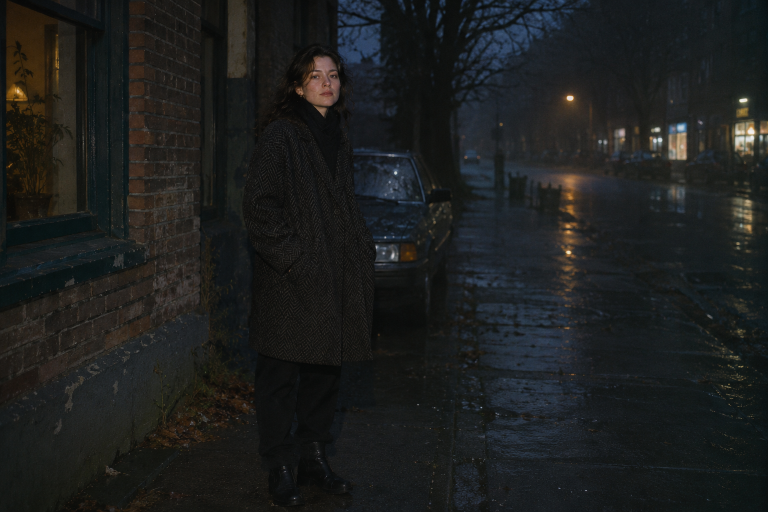
#> input picture experiments/GlowLab/assets/flash-photo-plate.png, 1536 x 1024 px, given in place of app-portrait-edgeboost-0p15-edge_bloom-cpu-fixture-input.png, which was not available (shown at 1/2 size)
$ python glow_portrait_detail_review.py
#> lines starting #> are read from the running program, lines starting #| are printed output that depends on the picture
### experiments/GlowLab/glow_role_intensity_review.py
"""Review multi-level registered Glow effect intensity captures."""

from __future__ import annotations

import argparse
import hashlib
import json
from pathlib import Path

import cv2
import numpy as np

from glow_lab import add_label


def read_rgba(path: Path) -> np.ndarray:
    image = cv2.imread(str(path), cv2.IMREAD_UNCHANGED)
#> image is the input picture: shape (1024, 1536, 3); mean B, G, R 30, 30.6, 29
    if image is None:
        raise RuntimeError(f"could not read capture: {path}")
    if image.ndim == 2:
        image = cv2.cvtColor(image, cv2.COLOR_GRAY2BGRA)
    elif image.shape[2] == 3:
        image = cv2.cvtColor(image, cv2.COLOR_BGR2BGRA)
#> image: shape (1024, 1536, 4)
    if image.dtype == np.uint16:
        image = np.rint(image.astype(np.float32) / 257.0).astype(np.uint8)
    elif image.dtype != np.uint8:
        image = np.clip(image, 0.0, 255.0).astype(np.uint8)
    return cv2.cvtColor(image, cv2.COLOR_BGRA2RGBA)


def digest(path: Path) -> str:
    return hashlib.sha256(path.read_bytes()).hexdigest()


def linear_luma(rgb: np.ndarray) -> np.ndarray:
    srgb = rgb.astype(np.float32) / 255.0
    linear = np.where(srgb <= 0.04045, srgb / 12.92,
                      ((srgb + 0.055) / 1.055) ** 2.4)
    return linear @ np.asarray((0.2126, 0.7152, 0.0722), dtype=np.float32)


# [97 lines left out: functions capture_stem, main, not called in this run]


# [2 lines that do not run on import are left out]

### experiments/GlowLab/glow_lab.py
"""Deterministic still-image R&D harness for glow looks.

This deliberately lives outside the application build. It produces PNG captures
and checks image-space invariants so candidate looks can be compared before
being ported into ArtifactCore and Artifact.
"""

from __future__ import annotations

import argparse
from pathlib import Path

import cv2
import numpy as np


# [22 lines left out: function make_fixture, not called in this run]


def srgb_to_linear(value: np.ndarray) -> np.ndarray:
    return np.where(value <= 0.04045, value / 12.92, ((value + 0.055) / 1.055) ** 2.4)


def linear_to_srgb(value: np.ndarray) -> np.ndarray:
    value = np.maximum(value, 0.0)
    return np.where(value <= 0.0031308, value * 12.92, 1.055 * np.power(value, 1.0 / 2.4) - 0.055)


# [37 lines left out: functions current_look, soft_knee_glow, not called in this run]


def to_u8(rgba: np.ndarray) -> np.ndarray:
    return np.round(np.clip(rgba, 0.0, 1.0) * 255.0).astype(np.uint8)


def add_label(image: np.ndarray, label: str) -> np.ndarray:
    output = image.copy()
    cv2.rectangle(output, (0, 0), (output.shape[1], 42), (7, 9, 15, 255), -1)
    cv2.putText(output, label, (18, 28), cv2.FONT_HERSHEY_SIMPLEX, 0.7,
                (230, 235, 245, 255), 1, cv2.LINE_AA)
    return output


# [26 lines left out: function run, not called in this run]


# [5 lines that do not run on import are left out]

### experiments/GlowLab/glow_portrait_detail_review.py
"""Create a face-area comparison sheet for restrained product Glow captures."""

from __future__ import annotations

import json
from pathlib import Path

import cv2
import numpy as np

from glow_lab import add_label
from glow_role_intensity_review import linear_luma, read_rgba


ROOT = Path(__file__).resolve().parents[2]
CAPTURES = ROOT / "experiments/GlowLab/captures"
ROI = (0.32, 0.02, 0.55, 0.30)

CASES = [
    ("Edge Bloom | Edge Boost .15", "glow-suite-edgebloom-edgeboost-rd1",
     "app-portrait-edgeboost-0p15-edge_bloom-cpu"),
    ("Edge Bloom | Edge Boost .30", "glow-suite-edgebloom-edgeboost-rd1",
     "app-portrait-edgeboost-0p30-edge_bloom-cpu"),
    ("Reactive Glow | restrained", "glow-suite-restrained-portrait-cpu-rd1",
     "app-reactive_glow-restrained-reactive_glow-cpu"),
    ("4-ray Glint | restrained", "glow-suite-restrained-portrait-cpu-rd1",
     "app-builtin.glint_star_filter-restrained-builtin.glint_star_filter-cpu"),
    ("Optical Glow | primary", "glow-suite-restrained-portrait-cpu-rd1",
     "app-optical-primary-only-builtin.optical_glow-cpu"),
    ("Optical Glow | secondary", "glow-suite-restrained-portrait-cpu-rd1",
     "app-optical-secondary-only-builtin.optical_glow-cpu"),
    ("Optical Glow | restrained stack", "glow-suite-restrained-portrait-cpu-rd1",
     "app-optical-restrained-stack-builtin.optical_glow-cpu"),
]


def crop(image: np.ndarray) -> np.ndarray:
    height, width = image.shape[:2]
#> height = 1024; width = 1536
    x0, y0, x1, y1 = ROI
    return image[int(y0 * height):int(y1 * height),
                 int(x0 * width):int(x1 * width)]
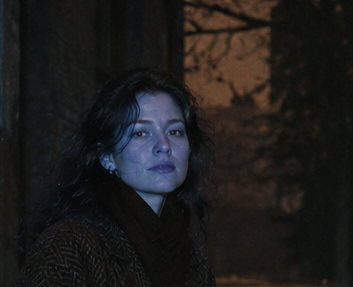
#> returned value: shape (287, 353, 4); mean of channels 0, 1, 2, 3 27.9, 28.3, 29.7, 255; drawn as B, G, R


def main() -> None:
    output_dir = CAPTURES / "glow-suite-restrained-portrait-cpu-rd1"
    panels: list[np.ndarray] = []
    metrics: list[dict[str, object]] = []
    target_width = 420

    for title, folder, stem in CASES:
        capture_dir = CAPTURES / folder
        source_path = capture_dir / f"{stem}-fixture-input.png"
        result_path = capture_dir / f"{stem}.png"
        source = crop(read_rgba(source_path))
        result = crop(read_rgba(result_path))
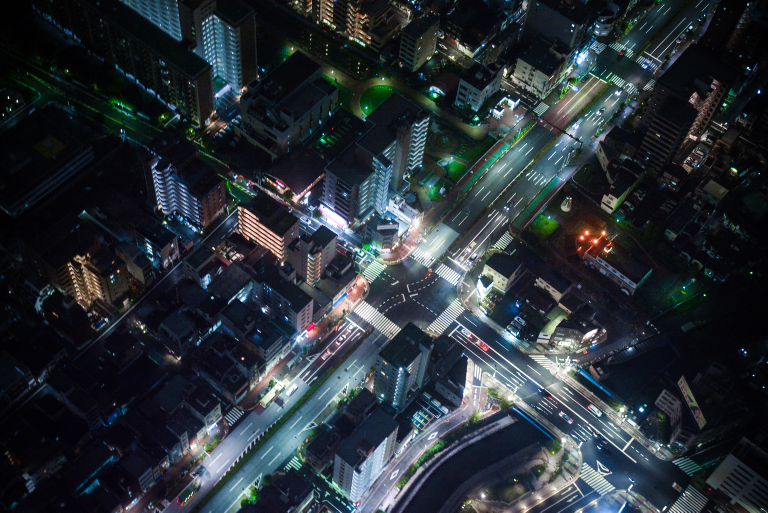
#> input picture experiments/GlowLab/assets/cc0-neon-streets-1536.jpg, 1536 x 1025 px, given in place of app-portrait-edgeboost-0p15-edge_bloom-cpu.png, which was not available (shown at 1/2 size)
#> in read_rgba, image is the input picture: shape (1025, 1536, 3); mean B, G, R 55.1, 49, 41.3
#> in crop (call 2), `height, width = image.shape[:2]`: height = 1025
#> in crop (call 2), `return image[int(y0 * height):int(y1 * height), int(x0 * width):int(x1..`:
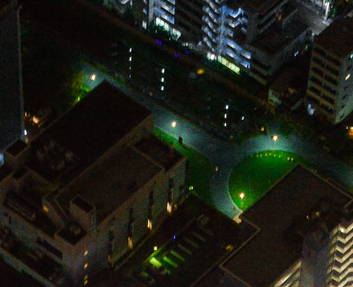
#> returned value: shape (287, 353, 4); mean of channels 0, 1, 2, 3 21.4, 29.6, 28, 255; drawn as B, G, R
        if source.shape != result.shape:
            raise RuntimeError(f"crop size mismatch for {stem}")

        source_rgb = source[..., :3].astype(np.float32) / 255.0
        result_rgb = result[..., :3].astype(np.float32) / 255.0
        delta = linear_luma(result[..., :3]) - linear_luma(source[..., :3])
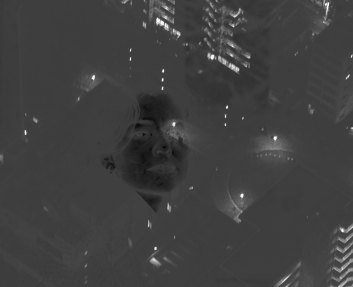
#> delta: shape (287, 353) float32; min -0.327, max 0.994, mean 0.00634; drawn with min black and max white
        newly_clipped = ((result[..., :3] >= 254) & (source[..., :3] < 254))
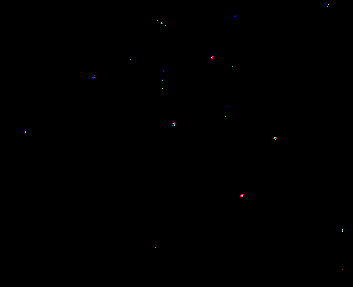
#> newly_clipped: shape (287, 353, 3) bool; mean of channels 0, 1, 2 0.000286, 0.000276, 0.000345; drawn as B, G, R
        diff = np.clip(np.abs(result.astype(np.float32) - source.astype(np.float32)) * 5,
                       0, 255).astype(np.uint8)
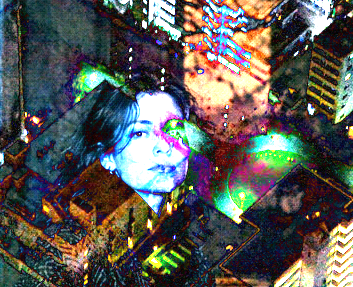
#> diff: shape (287, 353, 4); mean of channels 0, 1, 2, 3 86.2, 89.8, 90.6, 0; drawn as B, G, R
        panels_for_case = []
        for image, label in ((source, "INPUT CROP"), (result, "PRODUCT CROP"),
                             (diff, "ABS DIFF x5")):
            scaled_height = round(image.shape[0] * target_width / image.shape[1])
            scaled = cv2.resize(image, (target_width, scaled_height),
                                interpolation=cv2.INTER_AREA)
            panels_for_case.append(add_label(scaled, label))
#> this loop made 3 passes
#> label on passes 1 to 3: 'INPUT CROP', 'PRODUCT CROP', 'ABS DIFF x5'
#> after the loop, panels_for_case = 3 items
        row = np.hstack(panels_for_case)
        panels.append(add_label(row,
            f"{title} | ROI dL={float(delta.mean()):.5f} "
            f"clip={float(newly_clipped.mean()):.3%}"))
#> in add_label (call 4), `cv2.putText(output, label, (18, 28), cv2.FONT_HERSHEY_SIMPLEX, 0.7, (2..`:
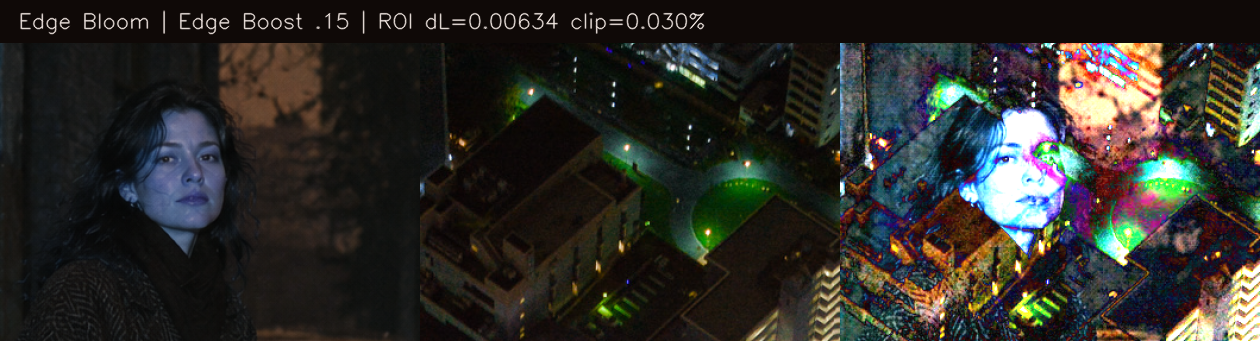
#> output: shape (341, 1260, 4); mean of channels 0, 1, 2, 3 40.5, 44.6, 45.6, 180.7; drawn as B, G, R
        metrics.append({
            "profile": title,
            "roi_fraction": list(ROI),
            "crop_dimensions": [int(source.shape[1]), int(source.shape[0])],
            "encoded_rgb_mae": float(np.abs(result_rgb - source_rgb).mean()),
            "linear_luma_delta_mean": float(delta.mean()),
            "linear_luma_delta_p95": float(np.percentile(delta, 95)),
            "newly_clipped_channel_fraction": float(newly_clipped.mean()),
            "alpha_mae": float(np.abs(result[..., 3].astype(np.int16) -
                                      source[..., 3].astype(np.int16)).mean() / 255.0),
        })

    sheet_path = output_dir / "portrait-face-detail-contact-sheet.png"
    metrics_path = output_dir / "portrait-face-detail-metrics.json"
    sheet = np.vstack(panels)
    if not cv2.imwrite(str(sheet_path), cv2.cvtColor(sheet, cv2.COLOR_RGBA2BGRA)):
        raise RuntimeError(f"could not write contact sheet: {sheet_path}")
    metrics_path.write_text(json.dumps({
        "capture_class": "ArtifactUiTest installed-effect CPU reference output",
        "not_final_viewer_or_GPU_output": True,
        "roi_fraction": list(ROI),
        "records": metrics,
    }, indent=2) + "\n", encoding="utf-8")
    print(f"Saved {sheet_path} and {metrics_path}")
    for metric in metrics:
        print(f"{metric['profile']}: dL={metric['linear_luma_delta_mean']:.5f}, "
              f"clip={metric['newly_clipped_channel_fraction']:.3%}, "
              f"alphaMAE={metric['alpha_mae']:.5f}")


if __name__ == "__main__":
#> (the run stopped early here; a loop or call above may not have finished)
